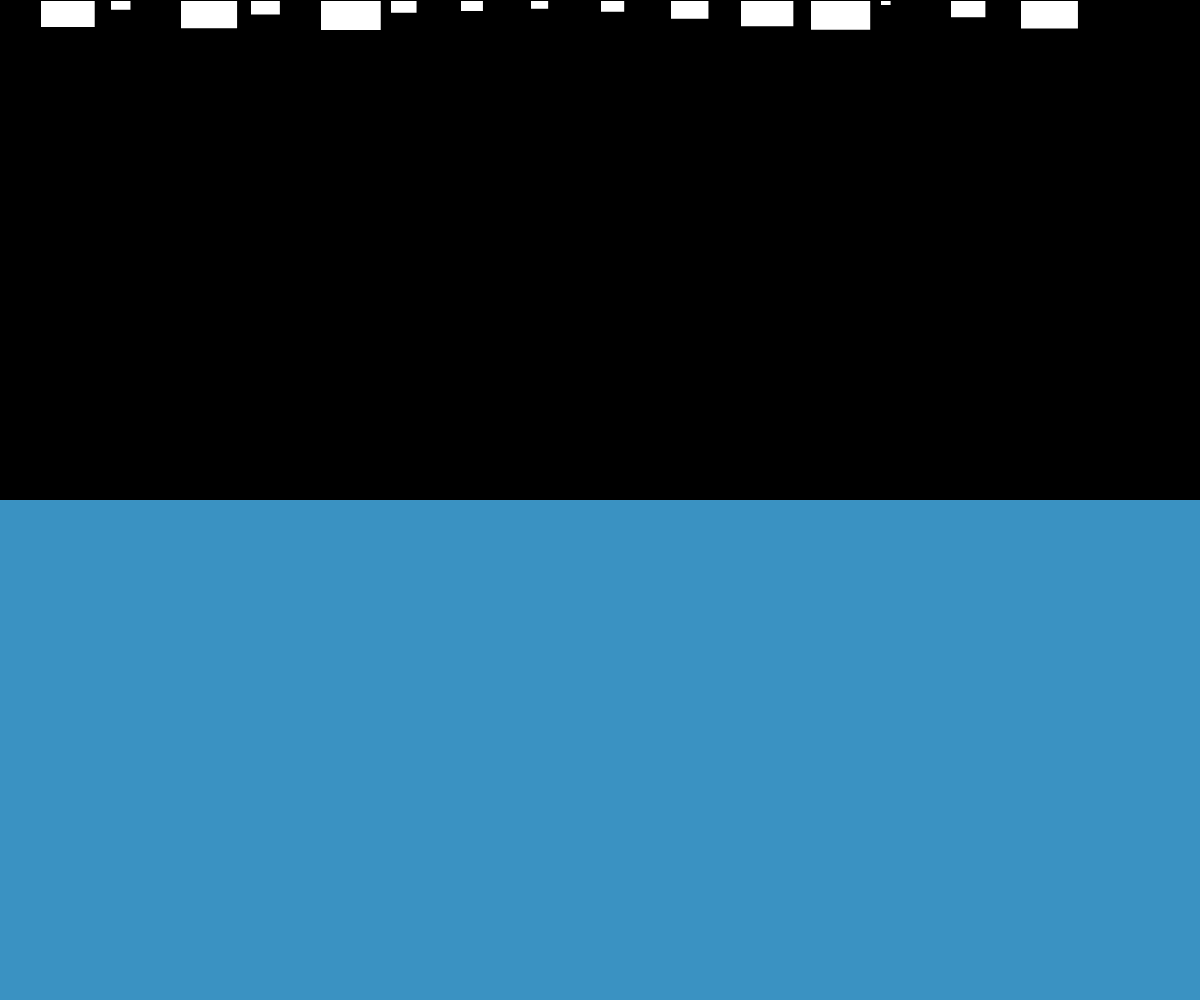
Frame 1 (no input)
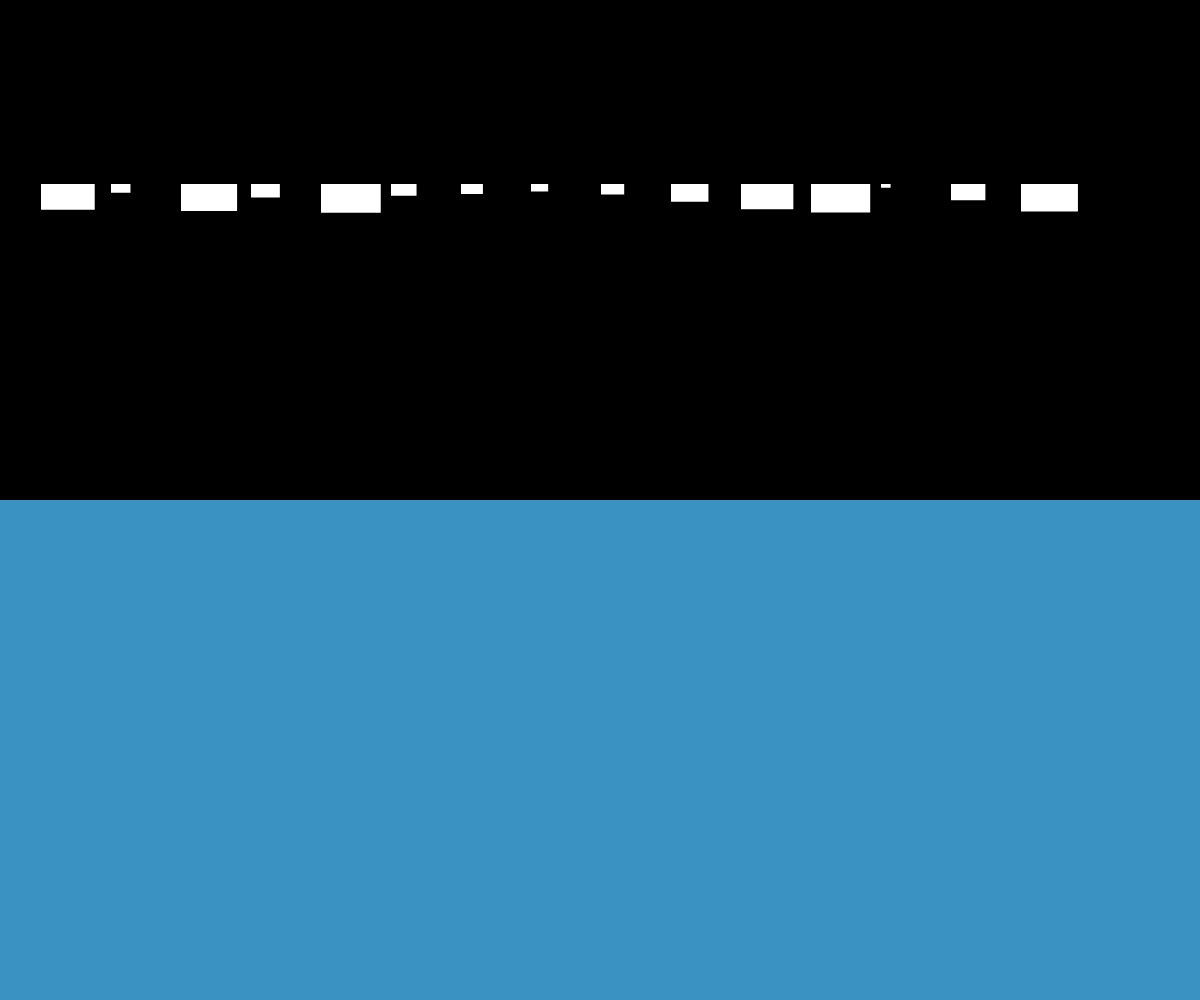
Frame 60 (no input)
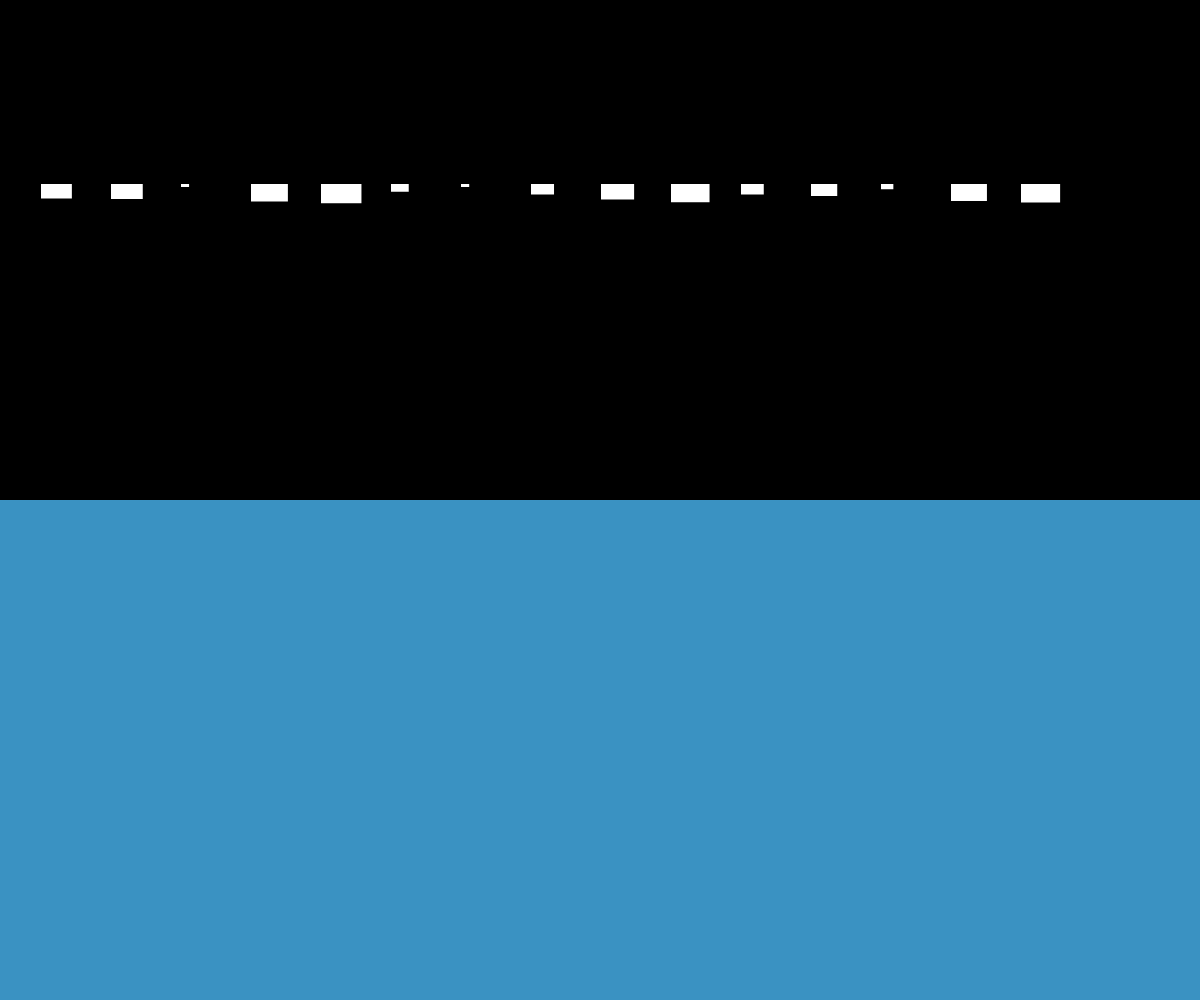
Frame 120 (the mouse pressed at the canvas centre since frame 60)

The p5.js sketch that drew these frames (run headless with seeded random() and noise() and a simulated clock; from frame 60 on, the mouse is pressed at the canvas centre):

// p5.js sketch
// ── sketch.js
let movers = [];
let liquid;
let n = 15;

function setup() {
  createCanvas(windowWidth, windowHeight);

  for (let i = 0; i < n; i++) {
    let mass = random(0.5, 5);
    movers[i] = new Mover(40 + i * 70, 0, mass);
  }
  liquid = new Liquid(0, height / 2, width, height, 0.1);
}

function draw() {
  background(0);

  liquid.show();

  for (let i = 0; i < movers.length; i++) {
    if (liquid.contains(movers[i])) {
      let dragForce = liquid.calculateDrag(movers[i]);
      movers[i].applyForce(dragForce);
    }

    let gravity = createVector(0, 0.1 * movers[i].mass);
    movers[i].applyForce(gravity);

    movers[i].update();
    movers[i].show();
    movers[i].checkEdges();
  }
}

function mousePressed() {
  reset();
}

// Restart all the Mover objects randomly
function reset() {
  for (let i = 0; i < n; i++) {
    movers[i] = new Mover(40 + i * 70, 0, random(0.5, 3));
  }
}

// ── liquid.js
class Liquid {
  constructor(x, y, w, h, c) {
    this.x = x;
    this.y = y;
    this.w = w;
    this.h = h;

    this.dragCoeff = c;
  }

  contains(mover) {
    // Return true si le mover object est dans le liquide (plus bas que la surface)
    let pos = mover.position;
    return (
      pos.x > this.x &&
      pos.x < this.x + this.w &&
      pos.y > this.y &&
      pos.y < this.y + this.h
    );
  }
  
  calculateDrag(mover) {
    
    // F_d = - Aire * D_coeff * v² = - A * c * speed²
    // On rajoute la surface en contact (ici juste la longueur des rectangles)
    let speed = mover.velocity.mag();
    let dragMagnitude = (mover.len * 0.01) * this.dragCoeff * (speed * speed) * mover.mass;
    
    let dragForce = mover.velocity.copy();
    dragForce.mult(-1);
    
    dragForce.setMag(dragMagnitude);
    
    return dragForce;
  }

  show() {
    noStroke();
    fill(58, 146, 194);
    rect(this.x, this.y, this.w, this.h);
  }
}

// ── mover.js
class Mover {
  constructor(x, y, m, c) {
    this.mass = m;
    this.len = m * 15;
    this.h = this.len/2;
    this.position = createVector(x, y);
    this.velocity = createVector(0, 0);
    this.acceleration = createVector(0, 0);
    this.frictionCoeff = c;
    this.brakeCoeff = 1 - this.frictionCoeff;
  }

  // Newton's 2nd law: F = M * A
  // or A = F / M
  applyForce(force) {
    let f = p5.Vector.div(force, this.mass);
    this.acceleration.add(f);
  }


  update() {
    this.velocity.add(this.acceleration);
    this.position.add(this.velocity);
    this.acceleration.mult(0);
  }

  show() {
    stroke(0);
    strokeWeight(2);
    fill(255);
    rect(this.position.x, this.position.y, this.len, this.h);
  }

  contactEdge() {
    // L'objet touche le mur quand il est a 1 pixel de lui
    return this.position.y > height + this.h - 1;
  }

  // Bounce off bottom of window
  checkEdges() {
    if (this.position.y > height - this.h) {
      this.velocity.y *= -0.9; // A little dampening when hitting the bottom
      this.position.y = height - this.h;
    }
  }
}
